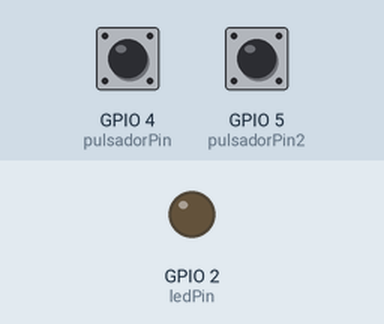
The sketch below on a simulated ESP8266 (NodeMCU). On the bench: output pins drawn as LEDs (lit = HIGH). The inputs (shaded band) are chosen by the test bench; at power-on: GPIO 4 (pulsadorPin) LOW, GPIO 5 (pulsadorPin2) LOW. WiFi joins after 1.5 s; servers stay silent unless stated; uploads are accepted with an empty reply; what the sketch prints to the serial monitor is not drawn.

Above: at 2.7 s.
2.8 s: GPIO 4 (pulsadorPin) pulled HIGH for 3 s
At 4.9 s:
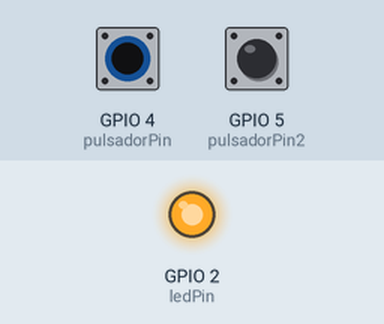
8.4 s: GPIO 5 (pulsadorPin2) pulled HIGH for 3 s
At 13.5 s:
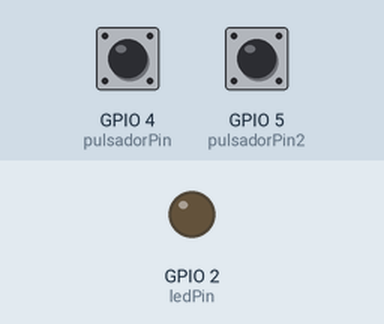
Timing chart, 0 to 15.0 s (numbered marks = the images above; inputs shaded):
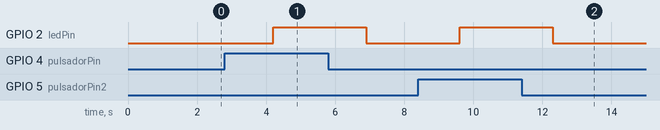

The sketch:

Arduino-ArangoDB.ino
```cpp
#include <ArduinoJson.h>
#include <ESP8266HTTPClient.h>
#include <ESP8266WiFi.h>

#include <WiFiClient.h>
// ***************************************CONEXION WIFI*********************************
const char* ssid = "";
const char* password = "";
HTTPClient http;
//****************************************VARIABLES DE CONEXION AL SERVIDOR*****************************************

String server=""; // URL A LA API

const int pulsadorPin = 4;
const int pulsadorPin2 = 5;
const int ledPin = 2;
String estado = "";
int val=0;
int val2=0;
void setup() {
  // Activamos los pines de entrada y salida
    pinMode(pulsadorPin, INPUT);
    pinMode(ledPin, OUTPUT);
    Serial.begin(9600);
    Serial.print("Conectando con ");
    Serial.println(ssid);
    WiFi.begin(ssid, password);
    while (WiFi.status() != WL_CONNECTED) {
    delay(500);
    Serial.print(".");
  }
  Serial.println("");
  Serial.println("WiFi conectado");
  Serial.println(WiFi.localIP());
}

void loop(){
  val = digitalRead(pulsadorPin);
  val2 = digitalRead(pulsadorPin2);

  if(val == HIGH){
    digitalWrite(ledPin, HIGH);
    estado = "Derecha";
    Serial.println(estado);
    envioDatos();
    delay(2500);
    }
  if(val2 == HIGH){
    digitalWrite(ledPin, HIGH);
    estado = "Izquierda";
    Serial.println(estado);
    envioDatos();
    delay(2500);
    }
   if(val == LOW && val2 == LOW){
      digitalWrite(ledPin, LOW);
      estado = "Apagado";
      Serial.println(estado);
      envioDatos();
      delay(2500);
      }
}


void envioDatos(){
  char json[256];
  StaticJsonBuffer<500> jsonBuffer;
  JsonObject& root = jsonBuffer.createObject();
  root["estado"] = estado;
  root.printTo(json, sizeof(json));
  http.addHeader("Content-Type", "application/json");
  Serial.println("\n");
  Serial.println(json);
  http.begin(server);
  http.POST(json);
  http.writeToStream(&Serial);
  }
```

Measured:
- after the input at 2.8 s, GPIO 2 (ledPin): LOW → HIGH after 1.4 s, → LOW 2.7 s later
- after the input at 8.4 s, GPIO 2 (ledPin): LOW → HIGH after 1.2 s, → LOW 2.7 s later
